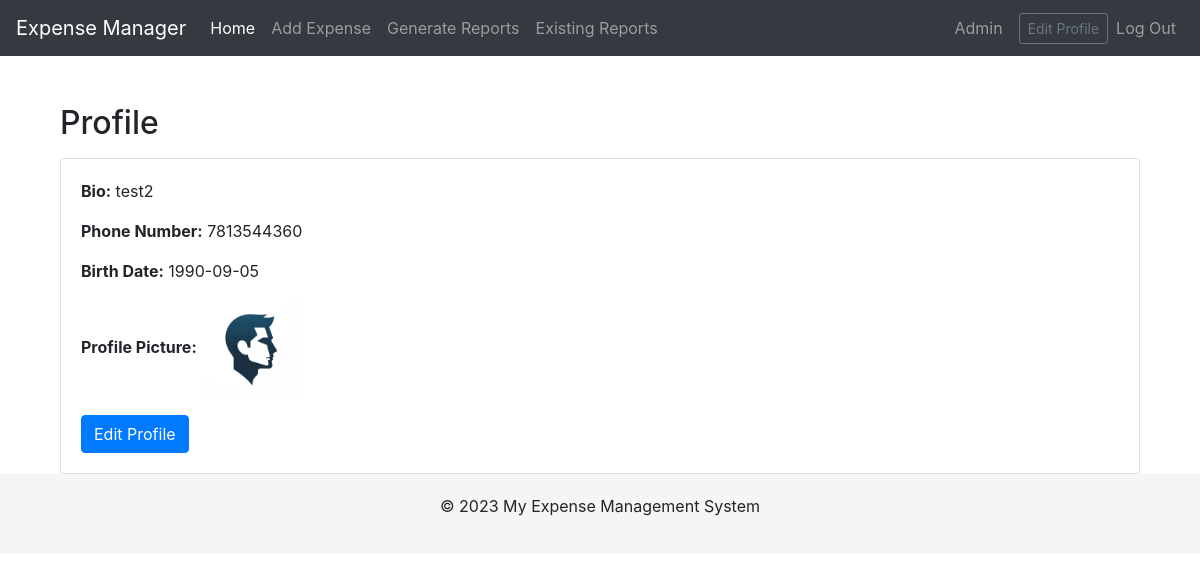
/profile/ (signed in), run on an earlier commit of the app's database.
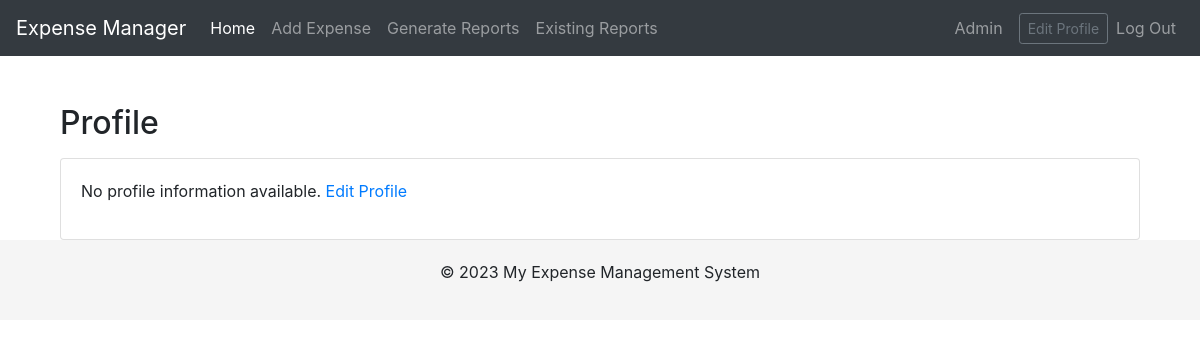
And on a later commit of the database.
### expenses/models.py (models this page shows, shortened)
class UserProfile(models.Model):
    user = models.OneToOneField(User, on_delete=models.CASCADE)
    phone_number = models.CharField(max_length=15, blank=True)
    profile_picture = models.ImageField(upload_to='profile_pictures/', blank=True, null=True)
    bio = models.TextField(max_length=500, blank=True)
    birth_date = models.DateField(null=True, blank=True)
    """profile_picture = models.ImageField(upload_to='profile_pictures/', blank=True, null=True)
    date_of_birth = models.DateField(blank=True, null=True)
    job_title = models.CharField(max_length=100, blank=True)
    company = models.CharField(max_length=100, blank=True)"""

### expenses/views.py (the view)
# urls.py: path('profile/', profile_view, name='profile_view'),
def profile_view(request):
    user = request.user
    try:
        user_profile = UserProfile.objects.get(user=user)
    except UserProfile.DoesNotExist:
        user_profile = None
    return render(request, 'expenses/profile_view.html', {'user_profile': user_profile})

### expenses/templates/expenses/profile_view.html
{% extends 'base.html' %}
{% block content %}
  <div class="container mt-4">
    <h2 class="mb-3">Profile</h2>
    <div class="card">
      <div class="card-body">
        {% if user_profile %}
          <p><strong>Bio:</strong> {{ user_profile.bio }}</p>
          <p><strong>Phone Number:</strong> {{ user_profile.phone_number }}</p>
          <p><strong>Birth Date:</strong> {{ user_profile.birth_date|date:"Y-m-d" }}</p>
          {% if user_profile.profile_picture %}
            <p><strong>Profile Picture:</strong> <img src="{{ user_profile.profile_picture.url }}" alt="Profile Picture" style="width: 100px; height: auto;"></p>
          {% else %}
            <p>No profile picture available.</p>
          {% endif %}
          <a href="{% url 'edit_profile' %}" class="btn btn-primary">Edit Profile</a>
        {% else %}
          <p>No profile information available. <a href="{% url 'edit_profile' %}">Edit Profile</a></p>
        {% endif %}
      </div>
    </div>
  </div>
{% endblock %}

What changed in the data, as far as the page shows it:
removed UserProfile: bio "test2", phone_number "7813544360", birth_date "1990-09-05", profile_picture (picture)
Also different on the page:
text no longer shown: "Bio: Phone Number: Birth Date: Profile Picture:"
text now shown: "No profile information available."
